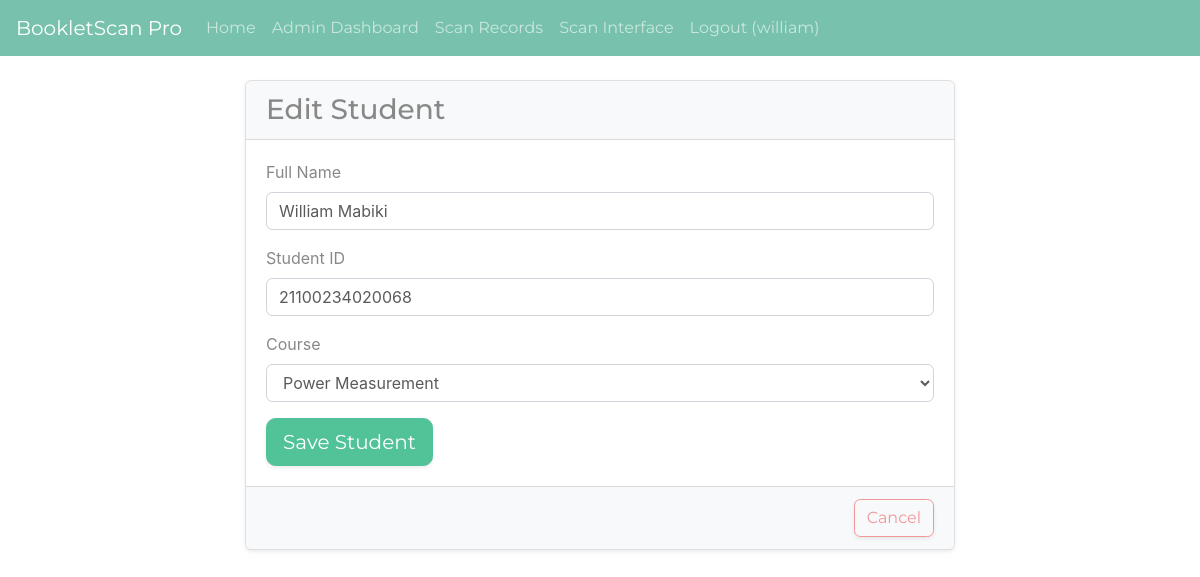
/admin/students/1/edit (signed in), run on the app's committed database.
### Booklet_Scan/app/models.py (models this page shows, shortened)
class AdminUser(UserMixin, db.Model):
    id = db.Column(db.Integer, primary_key=True)
    username = db.Column(db.String(64), index=True, unique=True, nullable=False)
    password_hash = db.Column(db.String(256), nullable=False)

class Student(db.Model):
    id = db.Column(db.Integer, primary_key=True)
    name = db.Column(db.String(128), nullable=False)
    student_id = db.Column(db.String(64), unique=True, nullable=False, index=True)
    course = db.Column(db.String(128))
    assignments = db.relationship('StudentExamAssignment', backref='student', lazy='dynamic')
    scans = db.relationship('ScanRecord', backref='student', lazy='dynamic')

### Booklet_Scan/app/admin/routes.py (the view, shortened to what this page needs)
@bp.route('/students/<int:id>/edit', methods=['GET', 'POST'])
def edit_student(id):
    student = Student.query.get_or_404(id)
    form = StudentForm(obj=student)
    form.course.choices = [(c.name, c.name) for c in Course.query.order_by(Course.name).all()]
    if not form.course.choices: # Should not happen if student has a course, but good for consistency
        form.course.choices.insert(0, ('', 'No courses available - Add courses first'))
    return render_template('admin/student_form.html', form=form, title='Edit Student', student=student)

### Booklet_Scan/app/admin/forms.py
class StudentForm(FlaskForm):
    name = StringField('Full Name', validators=[DataRequired()])
    student_id = StringField('Student ID', validators=[DataRequired()])
    course = SelectField('Course', validators=[DataRequired(message="Please select a course.")])
    submit = SubmitField('Save Student')
    def __init__(self, *args, **kwargs):
        super(StudentForm, self).__init__(*args, **kwargs)
        self.course.choices = [(c.name, c.name) for c in Course.query.order_by(Course.name).all()]
        if not self.course.choices:
            self.course.choices.insert(0, ('', 'No courses available - Add courses first'))

### Booklet_Scan/app/admin/routes.py (called while the page is built)
def is_admin():
    return current_user.is_authenticated and hasattr(current_user, 'username')

@bp.before_request
@login_required # Ensures user is logged in for all admin routes
def before_request():
    if not is_admin(): # Or a more specific role check if you add roles
        flash('You do not have permission to access the admin area.')
        return redirect(url_for('main.index'))

### Booklet_Scan/app/models.py (called while the page is built)
@login_manager.user_loader
def load_user(id):
    return AdminUser.query.get(int(id))

### Booklet_Scan/app/templates/admin/student_form.html
{% extends "base.html" %}
{% import "bootstrap/wtf.html" as wtf %}
{% block app_content %}
<div class="container mt-4">
    <div class="row">
        <div class="col-md-8 offset-md-2">
            <div class="card shadow-sm">
                <div class="card-header bg-light">
                    <h3 class="mb-0">{{ title }}</h3>
                </div>
                <div class="card-body">
                    {{ wtf.quick_form(form, button_map={'submit': 'btn btn-primary btn-lg shadow-sm'}) }}
                </div>
                <div class="card-footer bg-light text-right">
                     <a href="{{ url_for('admin.list_students') }}" class="btn btn-outline-secondary shadow-sm">Cancel</a>
                </div>
            </div>
        </div>
    </div>
</div>
{% endblock %}

### Booklet_Scan/app/templates/base.html (shortened to what this page needs)
<!doctype html>
<html lang="en">
  <head>
    <link rel="stylesheet" href="https://bootswatch.com/4/minty/bootstrap.min.css">
  </head>
  <body>
    <nav class="navbar navbar-expand-lg navbar-dark bg-primary fixed-top">
      <a class="navbar-brand" href="{{ url_for('main.index') }}">BookletScan Pro</a>
      <div class="collapse navbar-collapse" id="navbarNav">
        <ul class="navbar-nav mr-auto">
          <li class="nav-item">
            <a class="nav-link" href="{{ url_for('main.index') }}">Home</a>
          </li>
          {% if current_user.is_anonymous %}
          <li class="nav-item">
            <a class="nav-link" href="{{ url_for('auth.login') }}">Admin Login</a>
          </li>
          {% else %}
            {% if current_user.is_authenticated and current_user.username %}
            <li class="nav-item">
              <a class="nav-link" href="{{ url_for('admin.dashboard') }}">Admin Dashboard</a>
            </li>
            <li class="nav-item">
                <a class="nav-link" href="{{ url_for('admin.list_scan_records') }}">Scan Records</a>
            </li>
            {% endif %}
            <li class="nav-item">
              <a class="nav-link" href="{{ url_for('main.scan_ui') }}">Scan Interface</a>
            </li>
            <li class="nav-item">
              <a class="nav-link" href="{{ url_for('auth.logout') }}">Logout ({{ current_user.username if current_user.is_authenticated and current_user.username else 'User' }})</a>
            </li>
          {% endif %}
        </ul>
      </div>
    </nav>
    <div class="container mt-3">
        {% block app_content %}{% endblock %}
    </div>
  </body>
</html>

### Booklet_Scan/app/templates/base.html (style rules this page uses)
body { padding-top: 56px; }
.btn-primary { background-color: #52c399; border-color: #52c399; }

### data on the page
AdminUser: username "william"
Student: name "William Mabiki", student_id "21100234020068", course "Power Measurement"

### other printed values
{{ title }} "Edit Student"
